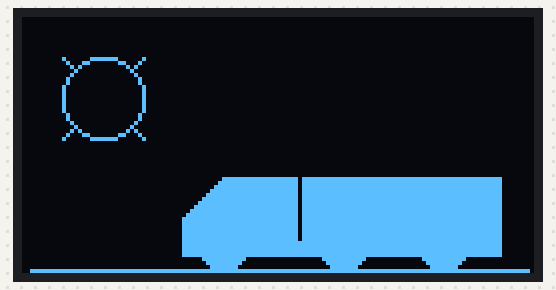
The sketch below on a simulated Arduino Uno, built with avr-gcc and run on an emulated ATmega328P. Shown: 128×64 one-colour display.

Above: at 8.2 s.

The sketch:

gbrOLED.ino
```cpp
// Contoh untuk membuat berbagai bentuk
//   pada OLED

#include "U8glib.h"

U8GLIB_SSD1306_128X64 u8g;

void setup()
{

}

void loop()
{
  u8g.firstPage();
  do
  {
     buatGambar();
  } while (u8g.nextPage());

  delay(1000);
}

void buatGambar()
{
  // Buat dua kotak
  u8g.drawBox(40, 50, 10, 10);
  u8g.drawBox(50, 40, 19, 20);
  u8g.drawBox(70, 40, 50, 20);

  // Buat segitiga
  u8g.drawTriangle(50, 40, 40, 50, 50, 50);

  // Buat lingkaran
  u8g.drawDisc(50, 58, 5);
  u8g.drawDisc(80, 58, 5);
  u8g.drawDisc(105, 58, 5);

  // Buat garis
  u8g.drawVLine(69, 56, 4);   // Sambungan truk
  u8g.drawHLine(2, 63, 125); // Jalan

  // Buat lingkaran dan garis
  u8g.drawCircle(20, 20, 10);   // Matahari
  u8g.drawLine(10, 10, 12, 12); // Pancaran matahari
  u8g.drawLine(30, 30, 28, 28); // Pancaran matahari
  u8g.drawLine(30, 10, 28, 12); // Pancaran matahari
  u8g.drawLine(10, 30, 12, 28); // Pancaran matahari

  delay(1000);
}
```
